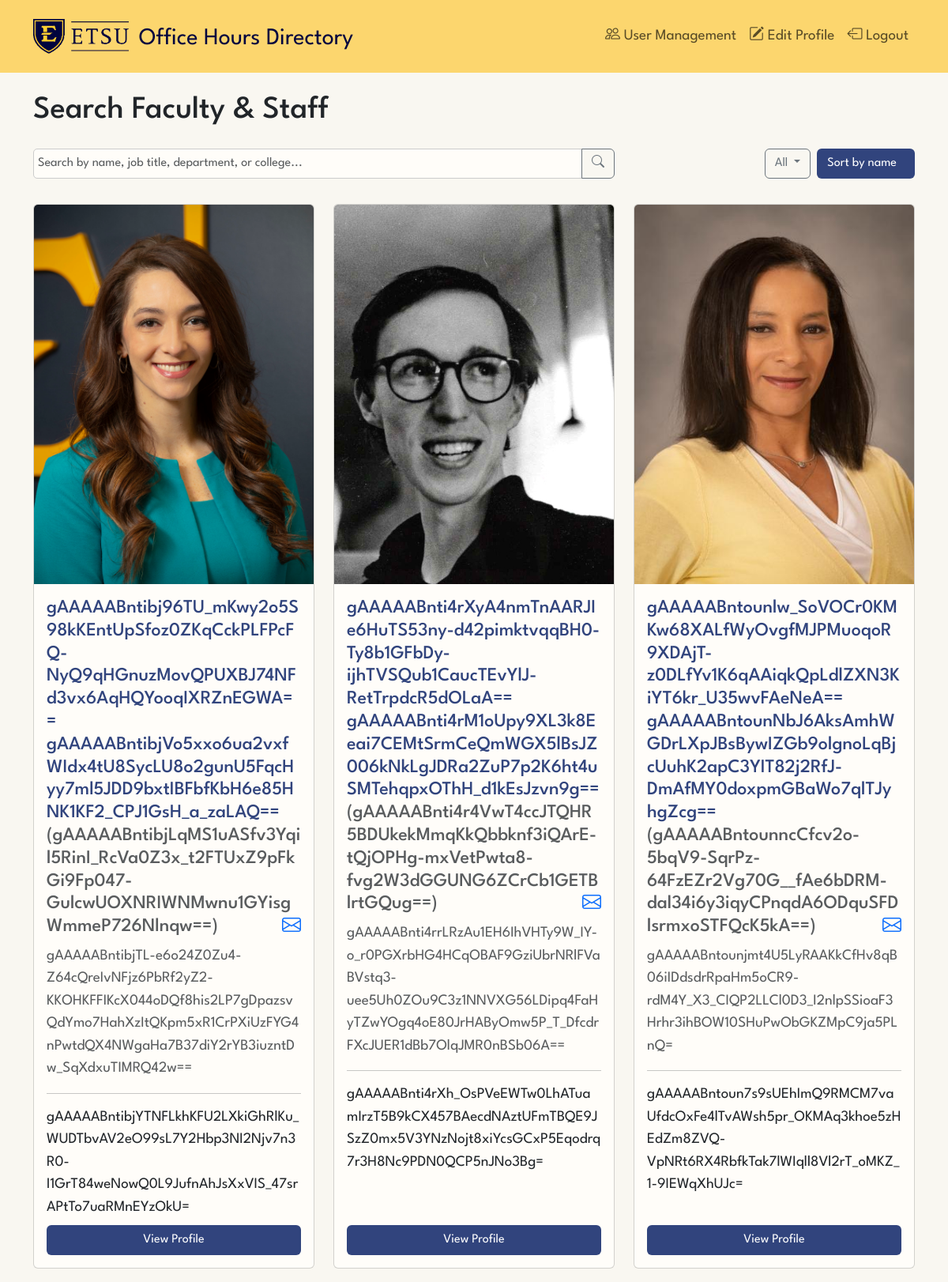
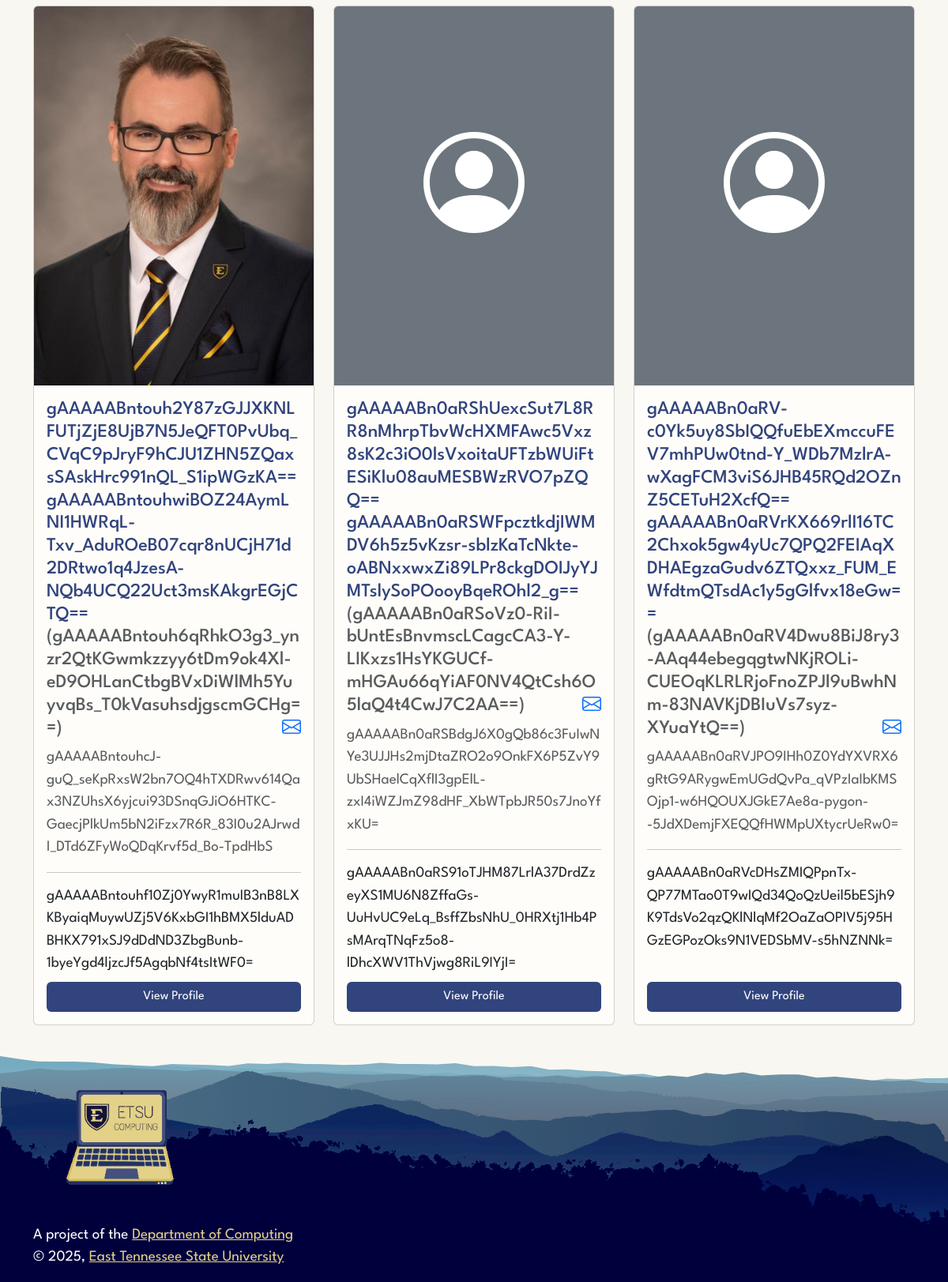
Page / (signed in) on the committed database (2 pictures, top to bottom).
### profiles/models.py (models this page shows, shortened)
class UserProfile(models.Model):
    user = models.OneToOneField(settings.AUTH_USER_MODEL, on_delete=models.CASCADE)
    preferred_name = EncryptedCharField(max_length=100, blank=True)
    honorific = EncryptedCharField(max_length=50, blank=True)  # Renamed from 'title'
    pronouns = EncryptedCharField(max_length=50, blank=True)
    bio = EncryptedTextField(blank=True)
    phone = EncryptedCharField(max_length=20, blank=True)
    profile_image = models.ImageField(
        upload_to=get_profile_image_path,
        storage=OverwriteStorage(),
        blank=True
    )
    job_title = EncryptedCharField(max_length=100, blank=True)
    college = EncryptedCharField(max_length=100, blank=True)
    department = EncryptedCharField(max_length=100, blank=True)
    office_building = EncryptedCharField(max_length=100, blank=True)  # Changed from office
    office_room = EncryptedCharField(max_length=50, blank=True)  # New field

### profiles/views.py (the view, shortened to what this page needs)
# urls.py: path('', views.home, name='home'),
def home(request):
    profiles_list = UserProfile.objects.select_related('user').all()
    classification_filter = request.GET.get('classification', '')
    sort_direction = request.GET.get('sort', 'asc')  # Default to ascending
    search_query = request.GET.get('search', '').strip()
    if classification_filter in ['Faculty', 'Staff']:
        profiles_list = profiles_list.filter(
            user__groups__name=classification_filter
        )
    if hasattr(profiles_list, 'all'): profiles_list = list(profiles_list)
    profiles_count = len(profiles_list)
    per_page = 12
    paginator = Paginator(profiles_list, per_page)
    page = request.GET.get('page', 1)
    try:
        profiles = paginator.page(page)
    except PageNotAnInteger:
        profiles = paginator.page(1)
    except EmptyPage:
        profiles = paginator.page(paginator.num_pages)
    return render(request, 'profiles/home.html', {
        'profiles': profiles,
        'search_query': search_query,
        'classification_filter': classification_filter,
        'total_results': profiles_count,
    })

### users/templatetags/form_filters.py (called while the page is built)
@register.filter(name='print_preferred_name')
def print_preferred_name(profile):
    name = ""
    if profile.honorific: name += f"{profile.honorific} "
    if profile.preferred_name: name += f"{profile.preferred_name}"
    else: name += f"{profile.user.get_full_name()}"
    return name

@register.simple_tag(name='newline_split_on_tokens')
def newline_split_on_tokens(text, tokens_str):
    try:
        result = text
        tokens = list(tokens_str)
        for token in tokens:
            if token in text:
                split_text = text.split(token)
                stripped = [ t.strip() for t in split_text ]
                result = mark_safe('<br>'.join(stripped))
                break
    except (ValueError, TypeError):
        return ""
    return result

### templates/profiles/home.html (shortened to what this page needs)
{% extends 'base.html' %}
{% load form_filters %}
{% block content %}
<div class="row mb-4">
    <div class="col">
        <h1>Search Faculty & Staff</h1>
    </div>
</div>
<div id="profiles-list">
    <div class="row mb-4">
        <div class="col-md-8">
            <form method="get" action="{% url 'profiles:home' %}" id="searchForm">
                <div class="input-group mb-2">
                    <input style="background-color: #fffdf9;" type="text" id="mainSearch" class="form-control search b-2" name="search"
                        placeholder="Search by name, job title, department, or college..." value="{{ search_query }}">
                    <button class="btn btn-outline-secondary" type="submit">
                        <i class="bi bi-search"></i>
                    </button>
                </div>
            </form>
        </div>
        <div class="col-md-4">
            <div class="d-flex justify-content-end">
                <div class="dropdown me-2">
                    <button class="btn btn-outline-secondary dropdown-toggle" type="button" id="filterDropdown" data-bs-toggle="dropdown" aria-expanded="false">
                        {% if classification_filter %}{{ classification_filter }}{% else %}All{% endif %}
                    </button>
                </div>
                <div class="dropdown">
                    <button class="btn sort" data-sort="name">Sort by name</button>
                </div>
            </div>
        </div>
    </div>
    <div>
        <ul class="list row row-cols-1 row-cols-md-2 row-cols-lg-3 g-4 list">
            {% for profile in profiles %}
                {% with profile|print_preferred_name as pref_name %}
                <li class="col">
                    <div class="card h-100" style="background-color: #fffdf9;">
                        {% if profile.profile_image %}
                            <img src="{{ profile.profile_image.url }}" class="card-img-top" alt="{{ profile.user.get_full_name }}"
                                style="object-fit: cover; height: 30rem;">
                        {% else %}
                            <div class="card-img-top bg-secondary text-white d-flex align-items-center justify-content-center"
                                style="height: 30rem;">
                                <i class="bi bi-person-circle" style="font-size: 8rem;"></i>
                            </div>
                        {% endif %}
                        <div class="card-body d-flex flex-column">
                            <h4 class="card-title text-highlight-primary">
                                {{ pref_name }}
                                {% if profile.pronouns %}
                                    <span class="text-muted">({{ profile.pronouns }})</span>
                                {% endif %}
                                <a href="mailto:{{ profile.user.email }}" title="Email {{ profile|print_preferred_name }}" class="text-decoration-none" style="float: right;">
                                    <i class="bi bi-envelope"></i>
                                </a>
                            </h4>
                            {% if profile.job_title %}
                                <p class="card-text text-muted mb-0">{% newline_split_on_tokens profile.job_title '&,' %}</p>
                            {% endif %}
                            <hr>
                            {% if profile.department or profile.college %}
                                {% if profile.department %}
                                    <p class="card-text mb-2">{{ profile.department }}</p>
                                {% else %}
                                    <p class="card-text mb-2">{{ profile.college }}</p>
                                {% endif %}
                            {% endif %}
                            <div class="mt-auto">
                                <a href="{% url 'profiles:profile_detail' profile.pk %}" class="btn bttn-primary w-100">View Profile</a>
                            </div>
                        </div>
                    </div>
                </li>
                {% endwith %}
            {% endfor %}
        </ul>
    </div>
</div>
{% endblock %}

### static/css/style.css (style rules this page uses)
:root { --clr-light: 43, 41%, 96%; --clr-primary: 225, 44%, 34%; --clr-primary-hover: 225, 51%, 44%; --clr-secondary: 201, 34%, 40%; --clr-secondary-hover: 201, 51%, 40%; --clr-info: 209, 50%, 50%; --clr-create: 171, 34%, 40%; --clr-create-hover: 171, 25%, 40%; --clr-spring-wood: 51, 30%, 95%; --clr-snow: 0, 20%, 98%; --clr-putty-yellow: 48, 62%, 71%; --clr-putty-yellow-hover: 48, 53%, 68%; --clr-etsu-yellow: 44, 96%, 71%; --fs-900: 9.375rem; --fs-850: 7.813rem; --fs-800: 6.25rem; --fs-750: 4.875rem; --fs-700: 3.5rem; --fs-650: 2.75rem; --fs-600: 2rem; --fs-550: 1.875rem; --fs-500: 1.75rem; --fs-450: 1.313rem; --fs-400: 1.125rem; --fs-350: 1.06rem; --fs-300: 1rem; --fs-250: 0.94rem; --fs-200: 0.875rem; --fs-150: 0.81rem; --fs-100: 0.75rem; --fs-0: 0.625rem; }
.text-highlight-primary { color: hsl(var(--clr-primary)); }
.bttn-primary { background-color: hsl(var(--clr-primary))!important; color: white!important; }
*, *::before, *::after { box-sizing: border-box; }
body, h1, h2, h3, h4, h5, p, figure, picture { margin: 0; }
.row:after { content: ""; display: table; clear: both; }
.body-light { background-color: hsl(var(--clr-light))!important; }
body { font-family: "League Spartan", serif; font-size: 19px; line-height: 1.5; }
input[type=text], input[type=password], input[type=email], input[type='number'], input[type='tel'], input[type=url] { width: 100%; padding: 5px; border: 1px solid #ccc; border-radius: 5px; background-color: hsl(var(--clr-snow)); box-sizing: border-box; resize: vertical; }

### templates/profiles/home.html (style rules this page uses)
.sort { background-color: hsl(var(--clr-primary)); color:white!important; }
.sort:after { width: 0; height: 0; border-left: 5px solid transparent; border-right: 5px solid transparent; border-bottom: 5px solid transparent; content:""; position: relative; top:-10px; right:-5px; }
ul { padding:0; list-style-type: none; }
li { list-style-type: none; }

### rows in the picture
UserProfile: profile_image (picture), pref_name "gAAAAABntibj96TU_mKwy2o5S98kKEntUpSfoz0ZKqCckPLFPcFQ-NyQ9qHGnuzMovQPUXBJ74NFd3vx6AqHQYooqIXRZnEGWA== gAAAAABntibjVo5xxo6ua2vxfWIdx4tU8SycLU8o2gunU5FqcHyy7ml5JDD9bxtIBFbfKbH6e85HNK1KF2_CPJ1GsH_a_zaLAQ==", pronouns "gAAAAABntibjLqMS1uASfv3Yqil5RinI_RcVa0Z3x_t2FTUxZ9pFkGi9Fp047-GulcwUOXNRIWNMwnu1GYisgWmmeP726Nlnqw==", job_title "gAAAAABntibjTL-e6o24Z0Zu4-Z64cQreIvNFjz6PbRf2yZ2-KKOHKFFIKcX044oDQf8his2LP7gDpazsvQdYmo7HahXzItQKpm5xR1CrPXiUzFYG4nPwtdQX4NWgaHa7B37diY2rYB3iuzntDw_SqXdxuTIMRQ42w==", department "gAAAAABntibjYTNFLkhKFU2LXkiGhRlKu_WUDTbvAV2eO99sL7Y2Hbp3NI2Njv7n3R0-I1GrT84weNowQ0L9JufnAhJsXxVIS_47srAPtTo7uaRMnEYzOkU="
UserProfile: profile_image (picture), pref_name "gAAAAABnti4rXyA4nmTnAARJIe6HuTS53ny-d42pimktvqqBH0-Ty8b1GFbDy-ijhTVSQub1CaucTEvYlJ-RetTrpdcR5dOLaA== gAAAAABnti4rM1oUpy9XL3k8Eeai7CEMtSrmCeQmWGX5lBsJZ006kNkLgJDRa2ZuP7p2K6ht4uSMTehqpxOThH_d1kEsJzvn9g==", pronouns "gAAAAABnti4r4VwT4ccJTQHR5BDUkekMmqKkQbbknf3iQArE-tQjOPHg-mxVetPwta8-fvg2W3dGGUNG6ZCrCb1GETBlrtGQug==", job_title "gAAAAABnti4rrLRzAu1EH6IhVHTy9W_IY-o_r0PGXrbHG4HCqOBAF9GziUbrNRlFVaBVstq3-uee5Uh0ZOu9C3z1NNVXG56LDipq4FaHyTZwYOgq4oE80JrHAByOmw5P_T_DfcdrFXcJUER1dBb7OlqJMR0nBSb06A==", department "gAAAAABnti4rXh_OsPVeEWTw0LhATuamIrzT5B9kCX457BAecdNAztUFmTBQE9JSzZ0mx5V3YNzNojt8xiYcsGCxP5Eqodrq7r3H8Nc9PDN0QCP5nJNo3Bg="
UserProfile: profile_image (picture), pref_name "gAAAAABntounlw_SoVOCr0KMKw68XALfWyOvgfMJPMuoqoR9XDAjT-z0DLfYv1K6qAAiqkQpLdlZXN3KiYT6kr_U35wvFAeNeA== gAAAAABntounNbJ6AksAmhWGDrLXpJBsBywIZGb9olgnoLqBjcUuhK2apC3YIT82j2RfJ-DmAfMY0doxpmGBaWo7qlTJyhgZcg==", pronouns "gAAAAABntounncCfcv2o-5bqV9-SqrPz-64FzEZr2Vg70G__fAe6bDRM-dal34i6y3iqyCPnqdA6ODquSFDlsrmxoSTFQcK5kA==", job_title "gAAAAABntounjmt4U5LyRAAKkCfHv8qB06iIDdsdrRpaHm5oCR9-rdM4Y_X3_CIQP2LLCl0D3_I2nlpSSioaF3Hrhr3ihBOW10SHuPwObGKZMpC9ja5PLnQ=", department "gAAAAABntoun7s9sUEhImQ9RMCM7vaUfdcOxFe4lTvAWsh5pr_OKMAq3khoe5zHEdZm8ZVQ-VpNRt6RX4RbfkTak7lWIqll8Vl2rT_oMKZ_1-9IEWqXhUJc="
UserProfile: profile_image (picture), pref_name "gAAAAABntouh2Y87zGJJXKNLFUTjZjE8UjB7N5JeQFT0PvUbq_CVqC9pJryF9hCJU1ZHN5ZQaxsSAskHrc991nQL_S1ipWGzKA== gAAAAABntouhwiBOZ24AymLNI1HWRqL-Txv_AduROeB07cqr8nUCjH71d2DRtwo1q4JzesA-NQb4UCQ22Uct3msKAkgrEGjCTQ==", pronouns "gAAAAABntouh6qRhkO3g3_ynzr2QtKGwmkzzyy6tDm9ok4Xl-eD9OHLanCtbgBVxDiWlMh5YuyvqBs_T0kVasuhsdjgscmGCHg==", job_title "gAAAAABntouhcJ-guQ_seKpRxsW2bn7OQ4hTXDRwv614Qax3NZUhsX6yjcui93DSnqGJiO6HTKC-GaecjPlkUm5bN2iFzx7R6R_83I0u2AJrwdI_DTd6ZFyWoQDqKrvf5d_Bo-TpdHbS", department "gAAAAABntouhf10Zj0YwyR1muIB3nB8LXKByaiqMuywUZj5V6KxbGI1hBMX5lduADBHKX791xSJ9dDdND3ZbgBunb-1byeYgd4ljzcJf5AgqbNf4tsItWF0="
UserProfile: pref_name "gAAAAABn0aRShUexcSut7L8RR8nMhrpTbvWcHXMFAwc5Vxz8sK2c3iO0lsVxoitaUFTzbWUiFtESiKlu08auMESBWzRVO7pZQQ== gAAAAABn0aRSWFpcztkdjIWMDV6h5z5vKzsr-sblzKaTcNkte-oABNxxwxZi89LPr8ckgDOIJyYJMTslySoPOooyBqeROhl2_g==", pronouns "gAAAAABn0aRSoVz0-RiI-bUntEsBnvmscLCagcCA3-Y-LIKxzs1HsYKGUCf-mHGAu66qYiAF0NV4QtCsh6O5laQ4t4CwJ7C2AA==", job_title "gAAAAABn0aRSBdgJ6X0gQb86c3FuIwNYe3UJJHs2mjDtaZRO2o9OnkFX6P5ZvY9UbSHaelCqXflI3gpElL-zxI4iWZJmZ98dHF_XbWTpbJR50s7JnoYfxKU=", department "gAAAAABn0aRS91oTJHM87LrlA37DrdZzeyXS1MU6N8ZffaGs-UuHvUC9eLq_BsffZbsNhU_0HRXtj1Hb4PsMArqTNqFz5o8-lDhcXWV1ThVjwg8RiL9IYjI="
UserProfile: pref_name "gAAAAABn0aRV-c0Yk5uy8SbIQQfuEbEXmccuFEV7mhPUw0tnd-Y_WDb7MzlrA-wXagFCM3viS6JHB45RQd2OZnZ5CETuH2XcfQ== gAAAAABn0aRVrKX669rlI16TC2Chxok5gw4yUc7QPQ2FEIAqXDHAEgzaGudv6ZTQxxz_FUM_EWfdtmQTsdAc1y5gGlfvx18eGw==", pronouns "gAAAAABn0aRV4Dwu8BiJ8ry3-AAq44ebegqgtwNKjROLi-CUEOqKLRLRjoFnoZPJl9uBwhNm-83NAVKjDBIuVs7syz-XYuaYtQ==", job_title "gAAAAABn0aRVJPO9IHh0Z0YdYXVRX6gRtG9ARygwEmUGdQvPa_qVPzIaIbKMSOjp1-w6HQOUXJGkE7Ae8a-pygon--5JdXDemjFXEQQfHWMpUXtycrUeRw0=", department "gAAAAABn0aRVcDHsZMIQPpnTx-QP77MTao0T9wIQd34QoQzUeil5bESjh9K9TdsVo2qzQKlNlqMf2OaZaOPIV5j95HGzEGPozOks9N1VEDSbMV-s5hNZNNk="
